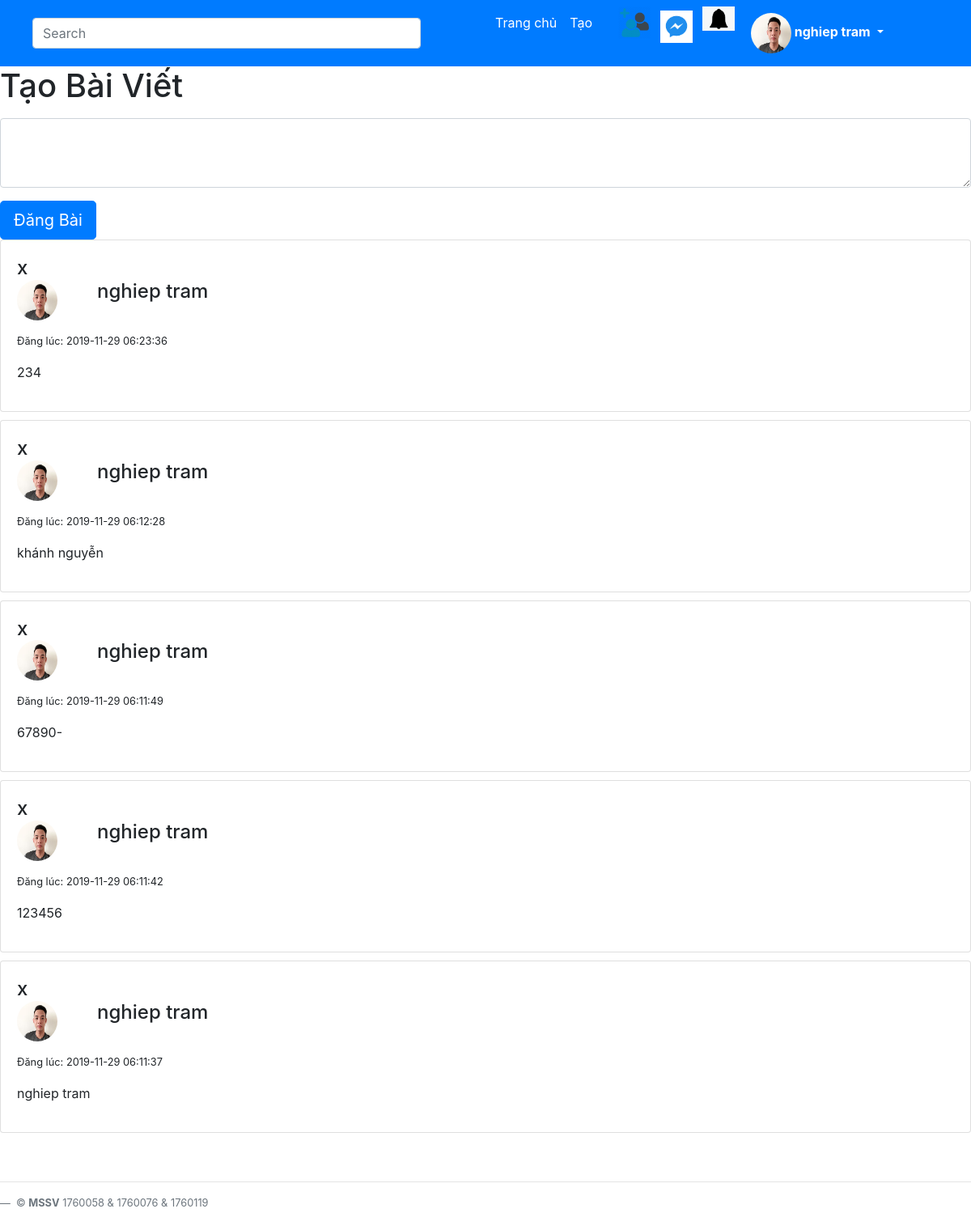
The app's page /index.php (signed in) with its own data.
### tables this page shows
CREATE TABLE `users` (
  `id` int(11) NOT NULL,
  `fullname` varchar(255) NOT NULL,
  `phone` varchar(20) NOT NULL,
  `email` varchar(255) NOT NULL,
  `password` varchar(60) NOT NULL,
  `hasAvatar` int(11) DEFAULT 0,
  `status` int(11) DEFAULT 1,
  `code` varchar(16) NOT NULL,
  `code2` varchar(16) NOT NULL
);

CREATE TABLE `posts` (
  `id` int(11) NOT NULL,
  `userId` int(11) NOT NULL,
  `content` varchar(1024) NOT NULL,
  `createdAt` timestamp NOT NULL DEFAULT current_timestamp() ON UPDATE current_timestamp()
);

### functions.php (called while the page is built, shortened)
<?php
function findUserById($id) {
  global $db;
  $stmt = $db->prepare("SELECT * FROM users WHERE id = ?");
  $stmt->execute(array($id));
  $user = $stmt->fetch(PDO::FETCH_ASSOC);
  return $user;
}
  function getNewFeeds() {
    global $db;
    $stmt = $db->prepare("SELECT p.id, p.userId, u.fullname as userFullname, u.hasAvatar as userHasAvatar, p.content, p.createdAt FROM posts as p LEFT JOIN users as u ON u.id = p.userId ORDER BY createdAt DESC");
    $stmt->execute();
    $posts = $stmt->fetchAll(PDO::FETCH_ASSOC);
    return $posts;
  }
?>

### init.php (called while the page is built, shortened)
<?php
require_once('functions.php');
if (isset($_SESSION['userId'])) {
    $currentUser = findUserById($_SESSION['userId']);
  }

### index.php (the view)
<?php
require_once 'init.php';
if ($currentUser) {
   $newFeeds = getNewFeeds();
}
?>
<?php include 'Header.php' ?>
<?php if ($currentUser) : ?>
<form action="post.php" method = "POST" >
    <div class = "form-group">
   <label for="content"><h1>Tạo Bài Viết</h1></label>
   <a href="post.php"><textarea class="form-control"  name='content' id="content" rows="3"></textarea></a>
    </div>
    <button type="submit" class="btn btn-primary btn-lg">Đăng Bài</button>
    </form>
<?php foreach ($newFeeds as $post) :  ?>
<div class="card" style="margin-bottom: 10px;">
  <div class="card-body">
    <h4 class="card-title">x
      <div class="row">
        <div class="col">
          <?php if ($post['userHasAvatar']) : ?>
          <img class="avatar" src="uploads/avatars/<?php echo $post['userId'] ?>.jpg">
          <?php else : ?>
          <img class="avatar" src="no-avatar.jpg">
          <?php endif; ?>
        </div>
        <div class="col-11">
          <?php echo $post['userFullname'] ?>
        </div>
      </div>
    </h4>
    <p class="card-text">
    <small>Đăng lúc: <?php echo $post['createdAt'] ?></small>
    <p><?php echo $post['content'] ?></p>
    </p>
  </div>
</div>
<?php endforeach; ?>
<?php else: ?>
<?php endif ?>
<?php include 'footer.php' ?>

### Header.php (shortened to what this page needs)
<!DOCTYPE html>
<html lang="vi">
<head>
    <link rel="stylesheet" type="text/css" href="./CSS/style.css">
    <link rel="stylesheet" href="https://stackpath.bootstrapcdn.com/bootstrap/4.3.1/css/bootstrap.min.css">
</head>
<?php if ($currentUser): ?>
<body>
    <div>
        <div style="clear: both;heigh: 5vw; width: 100vw">
            <nav class="navbar navbar-expand-lg  navbar-dark bg-primary">
                <form class="form-inline my-2 my-lg-0" style="margin: 0 3vw 0 2vw;">
                    <input class="form-control mr-sm-2" type="search" placeholder="Search" aria-label="Tìm Kiếm" style="width: 40vw">
                    <a href="#"><img  style="width: 40px; heigh: 40px;"></a>
                </form>
                <div class="collapse navbar-collapse" id="navbarSupportedContent" >
                    <ul class="navbar-nav mr-auto">
                    <li class="nav-item active">
                        <a class="nav-link" href="index.php">Trang chủ <span class="sr-only">(current)</span></a>
                    </li>
                    <li class="nav-item active" style="margin-right: 2vw">
                        <a class="nav-link" href="">Tạo</a>
                    </li>
                    <li class="nav-item">
                        <a href="#"><img  style="width: 40px; heigh: 40px; margin-right: 1vw" src="./IMG/addfr.png"/></a>
                    </li>
                    <li class="nav-item">
                        <a href="#"><img  style="width: 40px; heigh: 40px; margin-right: 1vw; margin-top: 5px" src="./IMG/mess.png"/></a>
                    </li>
                    <li class="nav-item">
                        <a href="#"><img  style="width: 40px; heigh: 40px; margin-right: 1vw;" src="./IMG/thongbao.png"/></a>
                    </li>
                    <li class="nav-item dropdown active">
                        <a class="nav-link dropdown-toggle" href="#" id="navbarDropdown" role="button" data-toggle="dropdown" aria-haspopup="true" aria-expanded="false">
                        <img src="<?php echo file_exists('./IMG/' . $currentUser['id'] . '.jpg') ? ('./IMG/' . $currentUser['id'] . '.jpg') : ('./IMG/0.jpg') ?>" alt="Avatar" class="avatar"><b><?php echo " " . $currentUser['fullname'] ?></b>
                        </a>
                    </li>
                    </ul>
                </div>
            </nav>
        </div>
    </div>
</body>
<?php endif; ?>

### Footer.php (shortened to what this page needs)
<footer style="margin: 5vw 0 2vw 0;">
        <HR align="center" WIDTH="100%"/>
    <div class="blockquote-footer"> &copy; <strong>MSSV</strong> 1760058 & 1760076 & 1760119
</footer>
</body>
</html>

### CSS/style.css (style rules this page uses)
body { font-family: Arial, Helvetica, sans-serif; margin: auto; }

### Header.php (style rules this page uses)
.avatar { vertical-align: middle; width: 50px; height: 50px; border-radius: 50%; }

### records on screen
users: fullname "nghiep tram"
posts: userId.fullname "nghiep tram", createdAt "2019-11-29 06:23:36", content "234"
posts: userId.fullname "nghiep tram", createdAt "2019-11-29 06:12:28", content "khánh nguyễn"
posts: userId.fullname "nghiep tram", createdAt "2019-11-29 06:11:49", content "67890-"
posts: userId.fullname "nghiep tram", createdAt "2019-11-29 06:11:42", content "123456"
posts: userId.fullname "nghiep tram", createdAt "2019-11-29 06:11:37", content "nghiep tram"
